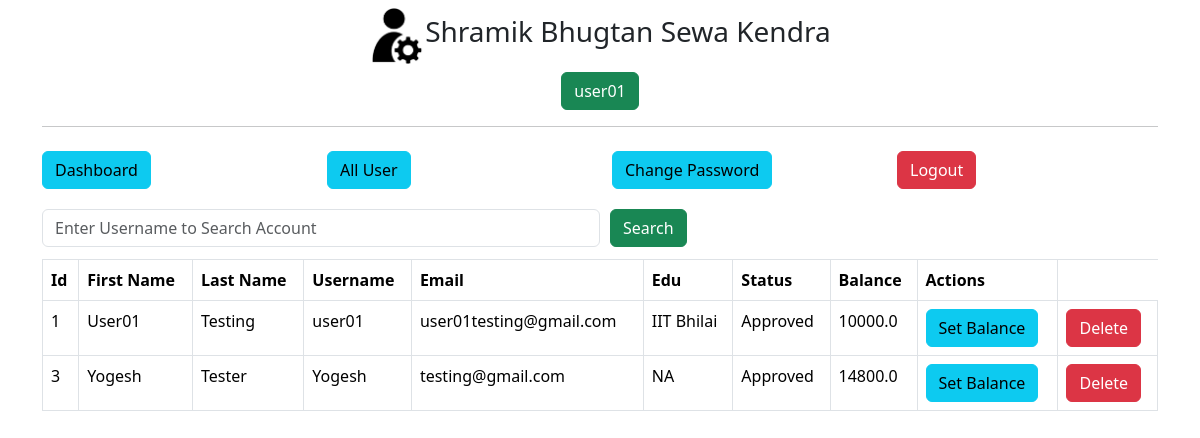
The app's page /admin/get-all-user (signed in), older data.
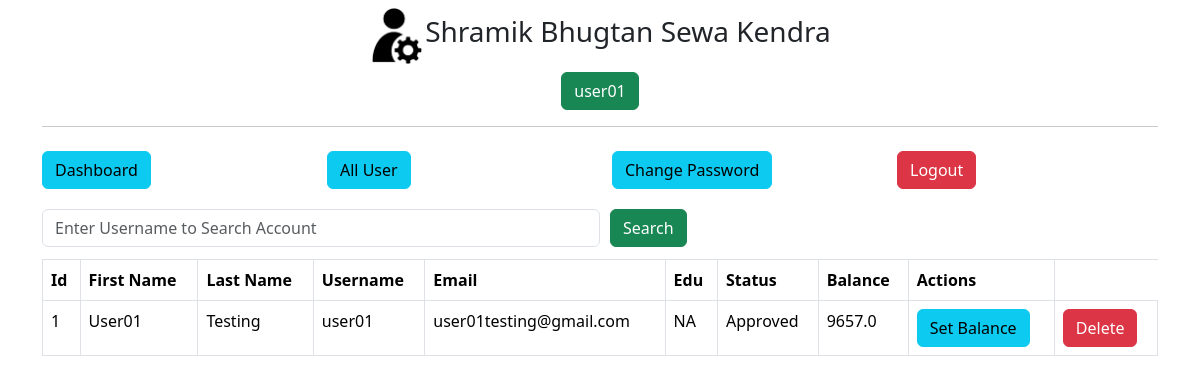
The same page, newer data.
### main.py (models this page shows)
class User(db.Model):
    id=db.Column(db.Integer, primary_key=True)
    fname=db.Column(db.String(255), nullable=False)
    lname=db.Column(db.String(255), nullable=False)
    email=db.Column(db.String(255), nullable=False)
    username=db.Column(db.String(255), nullable=False)
    edu=db.Column(db.String(255), nullable=False)
    password=db.Column(db.String(255), nullable=False)
    status=db.Column(db.Integer,default=0, nullable=False)
    balance = db.Column(db.Float, default=0.0, nullable=False)

### main.py (the view)
@app.route('/admin/get-all-user', methods=["POST","GET"])
def adminGetAllUser():
    if not session.get('admin_id'):
        return redirect('/admin/')
    if request.method== "POST":
        search=request.form.get('search')
        users=User.query.filter(User.username.like('%'+search+'%')).all()
        return render_template('admin/all-user.html',title='Approve User',users=users)
    else:
        users=User.query.all()
        users_with_balance = []  # List to store user details along with balance
        for user in users:
            user_data = {
            'id': user.id,
            'fname': user.fname,
            'lname': user.lname,
            'email': user.email,
            'username': user.username,
            'edu': user.edu,
            'status': "Approved" if user.status == 1 else "Not Approved",
            'balance': user.balance  # Fetch the balance of each user
        }
        users_with_balance.append(user_data)
        return render_template('admin/all-user.html',title='Approve User',users=users)

### templates/admin/all-user.html (shortened to what this page needs)
{% extends "admin/layout.html"%}
{% block content %}
<div class="container">
    {% include 'admin/navbar.html' %}
    <div class="my-2">
        <form action="" method="POST" style="width:100%">
            <div class="d-flex align-items-center">
                <input type="text" name="search" id="search" placeholder="Enter Username to Search Account" class="form-control my-1 w-50">
                <button type="submit" class="btn btn-success" style="margin-left:10px;">Search</button>
            </div>
        </form>
    </div>
    <div class="my-2">
        <div class="table-responsive">
            <table class="table table-bordered">
                <thead>
                    <tr>
                        <th>Id</th>
                        <th>First Name</th>
                        <th>Last Name</th>
                        <th>Username</th>
                        <th>Email</th>
                        <th>Edu</th>
                        <th>Status</th>
                        <th>Balance</th>
                        <th>Actions</th>
                    </tr>
                </thead>
                <tbody>
                    {% for user in users %}
                    <tr>
                        <td>{{ user.id }}</td>
                        <td>{{ user.fname }}</td>
                        <td>{{ user.lname }}</td>
                        <td>{{ user.username }}</td>
                        <td>{{ user.email }}</td>
                        <td>{{ user.edu }}</td>
                        <td>
                            {% if user.status == 1 %}
                            Approved
                            {% else %}
                            <a href="/admin/approve-user/{{ user.id }}" class="btn btn-warning">Approve</a>
                            {% endif %}
                        </td>
                        <td>
                            {{ user.balance }}
                        </td>
                        <td>
                            <a href="{{ url_for('set_user_balance', user_id=user.id) }}" class="btn btn-info">Set Balance</a>
                        </td>
                        <td>
                            <form action="{{ url_for('delete_user', user_id=user.id) }}" method="POST" style="display: inline-block;">
                                <button type="submit" class="btn btn-danger" onclick="return confirm('Are you sure you want to delete this account?');">Delete</button>
                            </form>
                        </td>
                    </tr>
                    {% endfor %}
                </tbody>
            </table>
        </div>
    </div>
</div>
{% endblock content %}

### templates/admin/layout.html (shortened to what this page needs)
<!DOCTYPE html>
<html lang="en">
    <head>
        <link href="https://cdn.jsdelivr.net/npm/bootstrap@5.3.2/dist/css/bootstrap.min.css" rel="stylesheet">
    </head>
    <body>
        <div class="container my-2">
            <div class="d-flex justify-content-center align-items-center">
                <img style="width: 5%;"
                    alt="">
                <h3>
                    Shramik Bhugtan Sewa Kendra
                </h3>
            </div>
            <div class="my-2 text-center">
                {% if session.admin_name %}
                <button class="btn btn-success">{{session.admin_name}}</button>
                {% endif %}
            </div>
            <hr>
        </div>
        {% block content %} {% endblock content %}
    </body>
</html>

### templates/admin/navbar.html
<div class="row d-flex justify-content-center">
    <div class="col-xl-3 col-lg-3 col-md-3 my-2 col-sm-12">
        <a href="/admin/dashboard" class="btn btn-info w-full">Dashboard</a>
    </div>
    <div class="col-xl-3 col-lg-3 col-md-3 my-2 col-sm-12">
        <a href="/admin/get-all-user" class="btn btn-info w-full">All User</a>
    </div>
    <div class="col-xl-3 col-lg-3 col-md-3 my-2 col-sm-12">
        <a href="/admin/change-admin-password" class="btn btn-info w-full">Change Password</a>
    </div>
    <div class="col-xl-3 col-lg-3 col-md-3 my-2 col-sm-12">
        <a href="/admin/logout" class="btn btn-danger w-full">Logout</a>
    </div>
</div>

Row changes from the older to the newer data that the page shows:
removed User: id "3", fname "Yogesh", lname "Tester", username "Yogesh", email "testing@gmail.com", edu "NA", status "Approved", balance "14800.0"
changed User "User01": edu "IIT Bhilai" → "NA"; balance "10000.0" → "9657.0"
